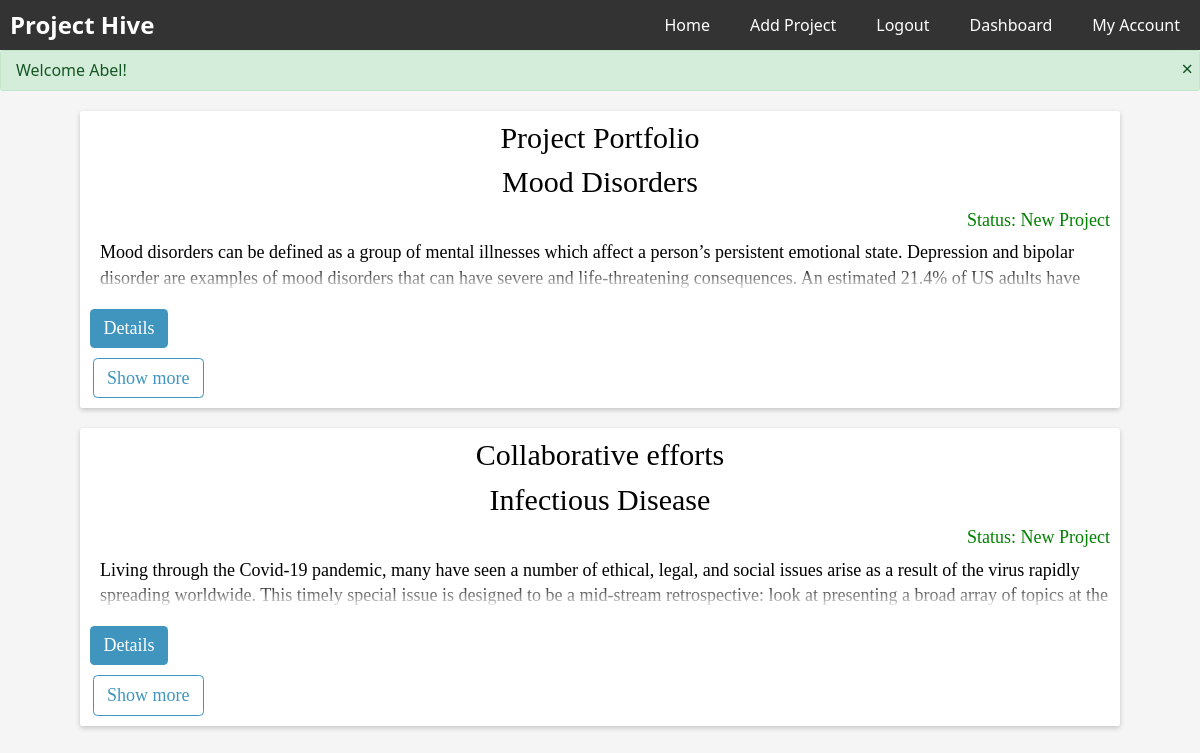
The app's page /profile/dashboard (signed in) with its own data.
### website/models.py (models this page shows)
class Project(db.Model):
    id = db.Column(db.Integer, primary_key=True)
    title = db.Column(db.String(500), nullable=False)
    start_date = db.Column(db.DateTime(timezone=True), default=func.now(), nullable=False)
    description = db.Column(db.String(5000), unique=True, nullable=False)
    status = db.Column(db.String(500), default="New Project")
    leaders = db.relationship('User', secondary='leader', backref='projects')

### website/views.py (the view)
@views.route('/profile/dashboard')
@login_required
def dashboard():
    user = User.query.filter_by(email=current_user.email).first()
    leaders = Leader.query.filter_by(user_id=user.id).all() #grabbing all the leader's project
    collaborators = Collaborator.query.filter_by(user_id=user.id).all() #grabbing all the leader's project
    entries = []
    collaborator_entries = []
    for leader in leaders:
        projects = Project.query.filter_by(id=leader.project_id).all()
        if projects:
            for project in projects:
                entry = {}
                entry['title'] = project.title
                entry['description'] = project.description
                entry['status'] = project.status
                entry['id'] = project.id
                entries.append(entry)
    for collaborator in collaborators:
        projects = Project.query.filter_by(id=collaborator.project_id).all()
        if projects:
            for project in projects:
                collaborator_entry = {}
                collaborator_entry['title'] = project.title
                collaborator_entry['description'] = project.description
                collaborator_entry['status'] = project.status
                collaborator_entry['id'] = project.id
                collaborator_entries.append(collaborator_entry)
    flash(f'Welcome {user.first_name}!')
    return render_template('dashboard.html', user=current_user, entries=entries, collaborator_entries=collaborator_entries)

### website/__init__.py (called while the page is built)
def create_app():
    app = Flask(__name__)
    app.config["TEMPLATES_AUTO_RELOAD"] = True
    app.config['SQLALCHEMY_DATABASE_URI'] = f'sqlite:///{DB_NAME}'
    app.config['SECRET_KEY'] = "dsaljf;ldsakjf;lkdsjf,cmlkjlkwqjfoijlsad;"
    app.config['LOGIN_MESSAGE'] = 'Please log in to continue.'
    db.init_app(app)
    from website.views import views
    from website.auth import auth
    app.register_blueprint(views, url_prefix="/")
    app.register_blueprint(auth, url_prefix="/")
    from website import models
    from website.models import User
    create_database(app)
    login_manager = LoginManager()
    login_manager.login_view = 'auth.login'
    login_manager.login_message = 'Please log in to continue.' # set the custom login message
    login_manager.init_app(app)
    @login_manager.user_loader
    def load_user(id):
        return User.query.get(int(id))
    return app

### website/templates/dashboard.html (shortened to what this page needs)
{% extends "base.html" %} {% block title %} Dashboard {% endblock %} {% block main%}
<div class="card">
    <div class="title-grid portfolio">
        <div class="P-Title">Project Portfolio</div>
    </div>
    {% for entry in entries %}
        {% if loop.index <= 1 %}
            <div class="project-card">
                <div class="title-grid">
                    <div class="P-Title">{{ entry.title }}</div>
                    <div class="status">Status: {{entry.status}}</div>
                </div>
                <div class="Description">
                    {{ entry.description }}
                </div>
                <div class="card-footer">
                    <a href="{{ url_for('views_bp.details', id=entry.id) }}"><button class="homebtn">Details</button></a>
                </div>
            </div>
        {% endif %}
    {% endfor %}
    <div class="card-footer">
        <button class="homebtn btn-outline show-more-btn">Show more</button>
    </div>
</div>
<div class="card">
    <div class="title-grid">
        <div class="P-Title">Collaborative efforts</div>
    </div>
    {% for collaborator_entry in collaborator_entries %}
        {% if loop.index <= 1 %}
            <div class="collab-card">
                <div class="title-grid">
                    <div class="P-Title">{{ collaborator_entry.title }}</div>
                    <div class="status">Status: {{collaborator_entry.status}}</div>
                </div>
                <div class="Description">
                    {{ collaborator_entry.description }}
                </div>
                <div class="card-footer">
                    <a href="{{ url_for('views_bp.details', id=collaborator_entry.id) }}"><button class="homebtn">Details</button></a>
                </div>
            </div>
        {% endif %}
    {% endfor %}
    <div class="card-footer">
        <button class="homebtn btn-outline show-more-btn-collab">Show more</button>
    </div>
</div>
{% endblock %}
{% set active = 'dashboard' %}

### website/static/css/main.css (style rules this page uses)
*, *::after, *::before { box-sizing: border-box; }
html { font-size: 62.5%; }
.card { font-family: serif; font-size: 1.6rem; }
body { background-color: #f5f5f5; }
input[type="text"], input[type="email"], input[type="password"], button { outline: none; width: 100%; }
a { text-decoration: none; }
.card { background-color: white; padding: 1rem; margin: 2rem 8rem; border: none; border-radius: 0.25rem; box-shadow: 0 2px 5px 0 rgba(0, 0, 0, 0.2); }
.P-Title { font-size: 3rem; margin-bottom: 1rem; text-align: center; }
.status { font-size: 1.8rem; margin-bottom: 0.5rem; text-align: end; color: green; }
.Description { font-size: 1.8rem; max-height: calc(2 * 1em * 1.4); line-height: 1.4; margin-left: 1rem; overflow: hidden; position: relative; margin-bottom: 1.8rem; }
.Description::before { content: ""; position: absolute; height: calc(1em * 1.4); width: 100%; bottom: 0; pointer-events: none; background: linear-gradient(to bottom, transparent, white); }
.card-footer { margin-top: 1rem; }
.homebtn { --color: hsl(200, 50%, 50%); background: var(--color); color: white; border: none; font-size: 1.8rem; padding: 0.5em 0.75em; border-radius: 0.25em; cursor: pointer; width: auto; }
.homebtn.btn-outline { background: none; border: 1px solid var(--color); color: var(--color); }
.homebtn+.homebtn { margin-left: 0.25rem; }
.portfolio { font-size: 1.4rem; border-bottom: #0b9c19; }

### records on screen
Project: title "Mood Disorders", status "New Project", description "Mood disorders can be defined as a group of mental illnesses which affect a person’s persistent emotional state. Depression and bipolar disorder are examples of mood disorders that can have severe and life-threatening consequences. An estimated 21.4% of US adults have…"
Project: title "Infectious Disease", status "New Project", description "Living through the Covid-19 pandemic, many have seen a number of ethical, legal, and social issues arise as a result of the virus rapidly spreading worldwide. This timely special issue is designed to be a mid-stream retrospective: look at presenting a broad array of topics at the…"

### other values on screen
{{ message }} "Welcome Abel!"
